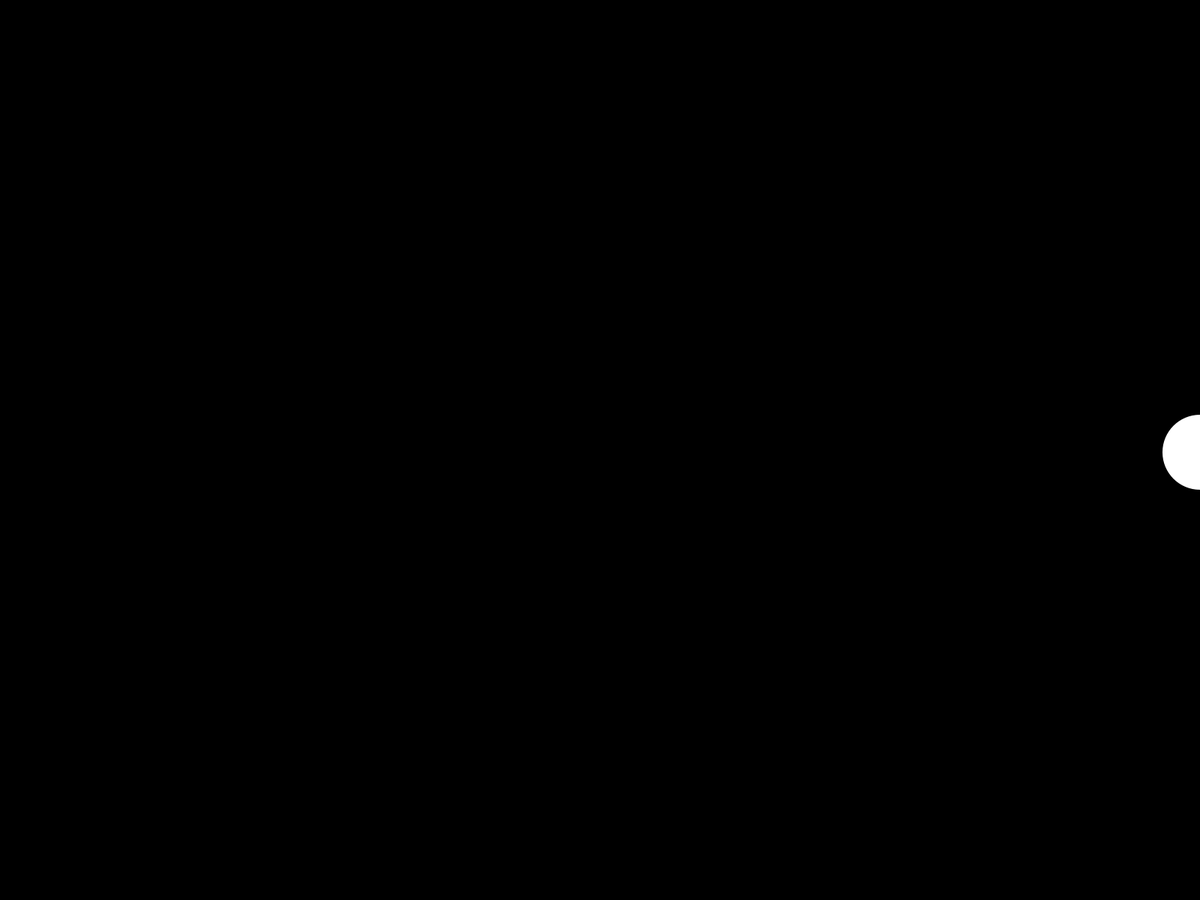
Frame 1 (no input)
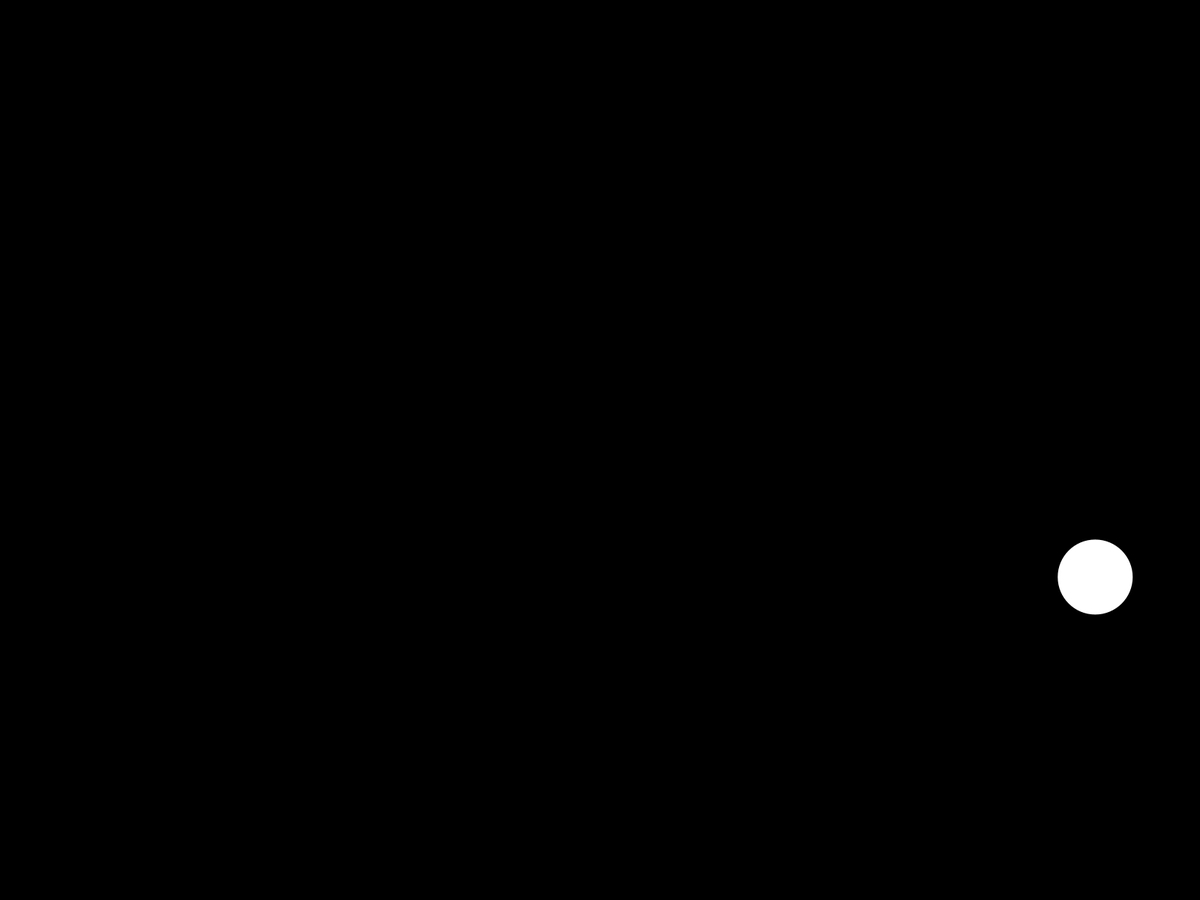
Frame 60 (the mouse pressed at the canvas centre just before this capture)
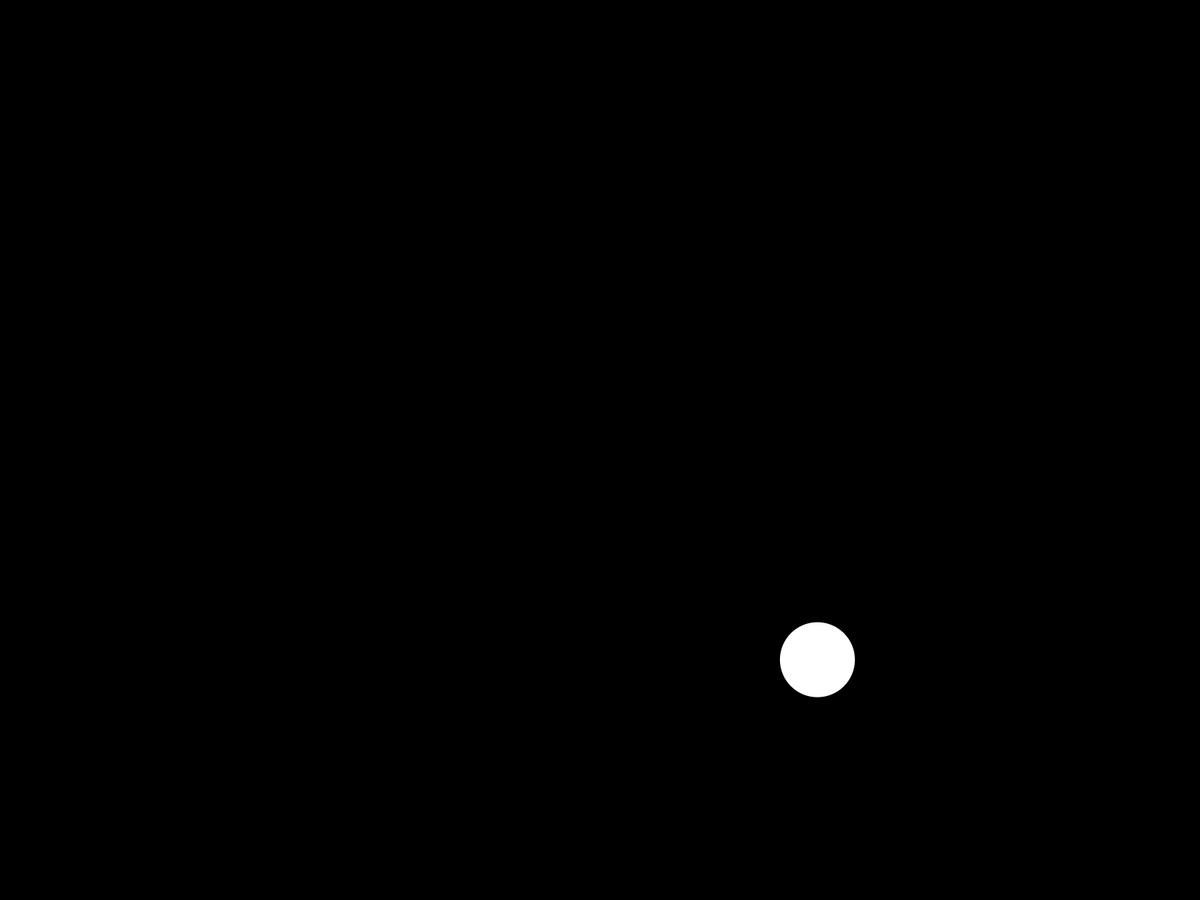
Frame 120 (the mouse held since frame 60 and released just before this capture)

The Processing sketch that drew these frames (run headless with seeded random() and noise(); from frame 60 on, the mouse is pressed at the canvas centre):

// Processing sketch: polar_roses
// ── polar_roses.pde

float x, y; // Location x and y
float xa, ya; // Amplitude for x and y
float xf, yf; //  Frequency for x and y
float angle; //Radians - where are we along the circumference of the circle?

boolean adjustX; // Whether we're adjusting X or Y frequency/amplitude


void setup() {
  //size(1280, 600);
  fullScreen();
  background(0);
  noStroke();
  fill(255);

  xf = 1;
  yf = 1;
  xa = width/2;
  ya = height/4;

  println("Press TAB to switch between adjusting X and Y. ENTER to clear screen.");
  println("UP/DOWN to adjust amplitude.\tRIGHT/LEFT to adjust frequency.");
}


void draw() {
  background(0);
  // Keep moving around the circle
  angle+=0.01; 
  // Calculate location with sin and cos
  x = cos(angle*xf)*xa + width/2;
  y = sin(angle*yf)*ya + height/2; 

  // Draw!
  ellipse(x, y, 100, 100);
  //rect(x, 0, 100, height);
  //rect(x, height-y, 100, 100);
}

void keyPressed() {
  switch(keyCode) {
  case UP:
    if (adjustX) xa+=10; 
    else ya+=10;
    break;
  case DOWN:
    if (adjustX) xa-=10; 
    else ya-=10;
    break;
  case RIGHT:
    if (adjustX) xf+=.5; 
    else yf+=.5;
    break;
  case LEFT:
    if (adjustX) xf-=.5; 
    else yf-=.5;
    break;
  case TAB:
    adjustX = !adjustX;
    println("ADJUSTING " + (adjustX ? "X" : "Y"));
    break;
  case ENTER:
    background(0);
    break;
  }

  xa = constrain(xa, 0, width);
  ya = constrain(ya, 0, width);
  xf = constrain(xf, 0, 10);
  yf = constrain(yf, 0, 10);

  println("X-AMP: " + xa + "\t\tY-AMP: " + ya + "\t\tX-FREQ: " + xf + "\t\tY-FREQ: " + yf);
}
